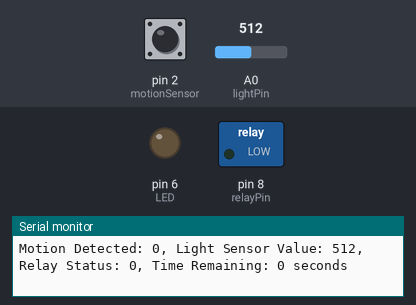
The sketch below on a simulated Arduino Uno, built with avr-gcc and run on an emulated ATmega328P. Parts: switched loads named in the sketch (green lamp = pin HIGH), output pins drawn as LEDs (lit = HIGH), the last lines printed to the serial monitor. The test bench sets the inputs (shaded band); at power-on: pin 2 (motionSensor) LOW, A0 (lightPin) = 512.

Above: at 1.2 s.
1.3 s: pin 2 (motionSensor) driven HIGH
At 2.5 s:
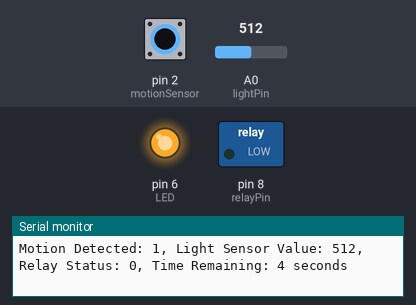
2.8 s: A0 (lightPin) set to 317
5.8 s: A0 (lightPin) set to 287
At 6.2 s:
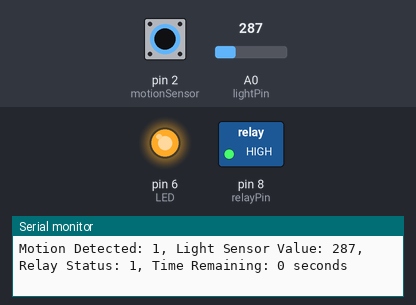
7.3 s: pin 2 (motionSensor) driven LOW
At 7.9 s:
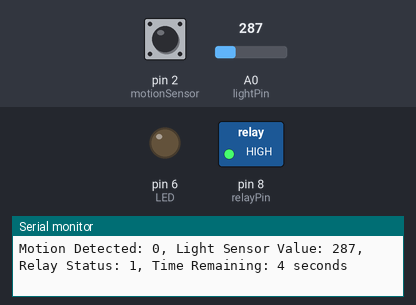
8.8 s: A0 (lightPin) set to 306
At 9.5 s:
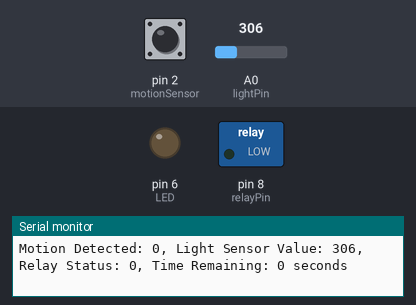
11.8 s: pin 2 (motionSensor) pulsed HIGH 5 times (0.12 s each, 0.3 s apart)
At 12.24 s:
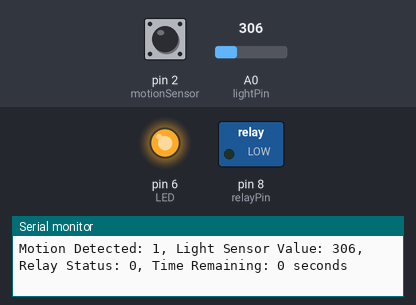
Timing chart, 0 to 14.8 s (numbered marks = the images above; inputs shaded):
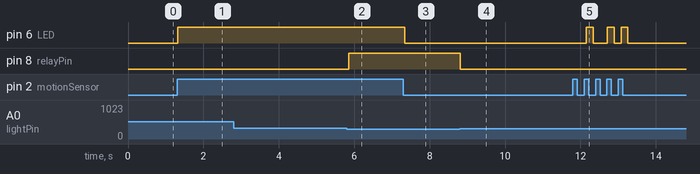

The sketch:

bendy_power_station_switch.ino
```cpp
//////////PERANS SYSTEMS - BENDY POWER STATION/////////////
////PROJECT TO BRING LIGHT AND USB CHARGING IN A CAMPING///
////SHED. MOTION SENSOR, LIGHT SENSOR, 12V RELAY & LIGHT///
////POWERED BY A BATTERY CHARGED BY A SOLAR PANNEL.     ///
//V2 WITH SWITCH
/////////////////////////PERAN.DEV/////////////////////////
///////////////////////////////////////////////////////////
/////////////////////////////////////////HARDWARE ROUTING//
const int LED = 6;
const int motionSensor = 2;
const int relayPin = 8;
const int lightPin = A0; // Broche du capteur de luminosité
const int lightThreshold = 300; // Seuil de luminosité pour le jour (à ajuster selon vos besoins)

const unsigned long onTime = 5000; // Durée en millisecondes (50 secondes)

unsigned long lastMillis = 0;
enum State {IDLE, ACTIVE, COUNTDOWN};
State currentState = IDLE;

void setup() {
  pinMode(motionSensor, INPUT);
  pinMode(LED, OUTPUT);
  pinMode(relayPin, OUTPUT);
  pinMode(lightPin, INPUT);
  Serial.begin(9600);
}

void loop() {
  int motionDetected = digitalRead(motionSensor);
  int lightSensorValue = analogRead(lightPin);
  unsigned long currentMillis = millis();
  unsigned long timeRemaining = 0;

  switch (currentState) {
    case IDLE:
      if (motionDetected == HIGH) {
        digitalWrite(LED, HIGH); // Turn on LED when motion is detected
        if (lightSensorValue < lightThreshold) {
          digitalWrite(relayPin, HIGH);
        }
        lastMillis = currentMillis;
        currentState = ACTIVE;
      } else {
        digitalWrite(LED, LOW); // Ensure LED is off when no motion is detected
      }
      break;

    case ACTIVE:
      if (motionDetected == HIGH) {
        lastMillis = currentMillis; // Reset the timer if motion is detected
        digitalWrite(LED, HIGH); // Keep LED on while motion is detected
      } else {
        digitalWrite(LED, LOW); // Turn off LED if no motion
      }

      if (currentMillis - lastMillis > onTime) {
        digitalWrite(relayPin, LOW); // Turn off relay after onTime
        currentState = IDLE;
      } else {
        if (lightSensorValue < lightThreshold) {
          digitalWrite(relayPin, HIGH);
        } else {
          digitalWrite(relayPin, LOW);
        }
        currentState = COUNTDOWN;
      }
      break;

    case COUNTDOWN:
      timeRemaining = (onTime - (currentMillis - lastMillis)) / 1000;
      currentState = ACTIVE;
      break;
  }

  // Refresh Serial Monitor continuously
  Serial.print("Motion Detected: ");
  Serial.print(motionDetected);
  Serial.print(", Light Sensor Value: ");
  Serial.print(lightSensorValue);
  Serial.print(", Relay Status: ");
  Serial.print(digitalRead(relayPin));
  Serial.print(", Time Remaining: ");
  Serial.print(timeRemaining);
  Serial.println(" seconds");
}
```

Measured:
- the behaviour switches between 300 and 299 on A0 (lightPin) (found by bisection; images 1 and 2)
- after the input at 1.3 s, pin 6 (LED): LOW → HIGH at once
- after the input at 5.8 s, pin 8 (relayPin): LOW → HIGH after 0.06 s
- after the input at 7.3 s, pin 6 (LED): HIGH → LOW at once
- after the input at 8.8 s, pin 8 (relayPin): HIGH → LOW at once
- after the input at 11.8 s, pin 6 (LED): goes HIGH 0.19 s, LOW 0.37 s, HIGH 0.19 s, LOW 0.19 s, HIGH 0.19 s, then LOW, starting after 0.35 s
